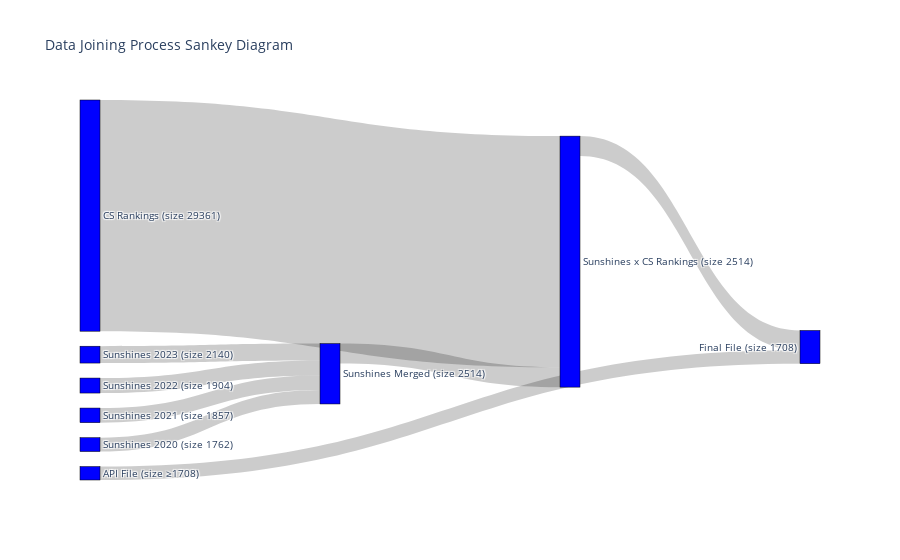

The code cell stored with this chart in its notebook:
### Markdown cell above
# Wrangle

### Code cell
# 1. layer: files of size 2140, 1904, 1762, 1857 get merged into a file of size 2514
# 2. layer: the file from the previous step which has the size 2514 gets inner joined with an external file of size 29361 and it results in a file of size 2514
# 3. layer: the file from the previous layer which has the size 2514 gets inner joined with an API and finally has size 1708

import plotly.graph_objects as go
from pathlib import Path

outputpath = Path.cwd().parent / "data" / "assets"

labels = ["Sunshines 2023 (size 2140)", "Sunshines 2022 (size 1904)", "Sunshines 2020 (size 1762)", "Sunshines 2021 (size 1857)", "Sunshines Merged (size 2514)", "CS Rankings (size 29361)", "Sunshines x CS Rankings (size 2514)", "API File (size ≥1708)", "Final File (size 1708)"]

source = [0, 1, 2, 3, 4, 5, 6, 7]
target = [4, 4, 4, 4, 6, 6, 8, 8]
value = [2140, 1904, 1762, 1857, 2514, 29361, 2514, 1708, 1708]

fig = go.Figure(data=[go.Sankey(node=dict(pad=15, thickness=20, line=dict(color="black", width=0.5), label=labels, color="blue"), link=dict(source=source, target=target, value=value))])

fig.update_layout(title_text="Data Joining Process Sankey Diagram", font_size=10)
fig.show()

# store
filepath = outputpath / "wrangle-sankey"
fig.update_layout(
    autosize=False,
    width=1000,
    height=400,
)

# high res
import plotly.io as pio

pio.kaleido.scope.default_scale = 2
pio.kaleido.scope.default_width = 1200
pio.kaleido.scope.default_height = 800
fig.write_image(str(filepath) + ".png")

### Figure 1 — Plotly figure (JSON) as saved in the notebook; plotly's stock layout.template omitted (floating-point values rounded to 4 significant figures)
{"data": [{"link": {"source": [0, 1, 2, 3, 4, 5, 6, 7], "target": [4, 4, 4, 4, 6, 6, 8, 8], "value": [2140, 1904, 1762, 1857, 2514, 29361, 2514, 1708, 1708]}, "node": {"color": "blue", "label": ["Sunshines 2023 (size 2140)", "Sunshines 2022 (size 1904)", "Sunshines 2020 (size 1762)", "Sunshines 2021 (size 1857)", "Sunshines Merged (size 2514)", "CS Rankings (size 29361)", "Sunshines x CS Rankings (size 2514)", "API File (size ≥1708)", "Final File (size 1708)"], "line": {"color": "black", "width": 0.5}, "pad": 15, "thickness": 20}, "type": "sankey"}], "layout": {"font": {"size": 10}, "title": {"text": "Data Joining Process Sankey Diagram"}}}
